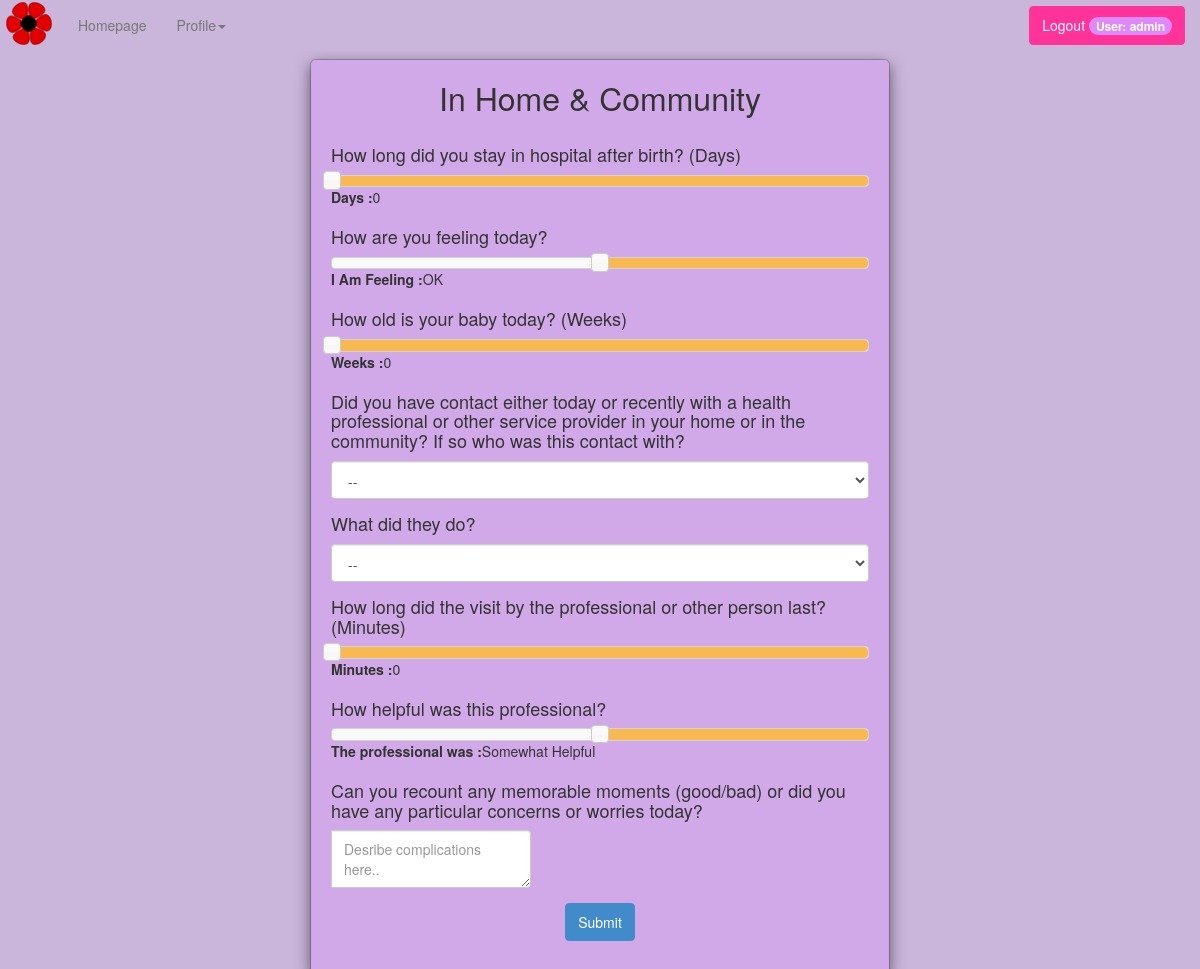
Page /at-home-in-community.php (signed in) on the committed database.
### tables this page shows
CREATE TABLE IF NOT EXISTS `question` (
  `question_id` int(11) NOT NULL AUTO_INCREMENT,
  `parent_question_id` int(11) NOT NULL,
  `text` varchar(255) NOT NULL,
  `question_order` varchar(11) NOT NULL,
  `type` enum('dropdownlist','checkbox','radio','text','textarea','slider') NOT NULL,
  `options` varchar(500) NOT NULL,
  `survey_id` int(11) NOT NULL,
  `dependant_question_order` varchar(11) NOT NULL,
  `dependant_value` varchar(255) NOT NULL,
  PRIMARY KEY (`question_id`),
  UNIQUE KEY `order` (`question_order`),
  KEY `survey_id` (`survey_id`)
);

### at-home-in-community.php (the view, shortened to what this page needs)
<?php
if (!$_SESSION["username"])
{
	header("Location: login.htm");
}
else
{
	require 'mysql-connection-open.php';
	?>
	<html>
	<head>
		<link rel="stylesheet" href="http://code.jquery.com/ui/1.11.4/themes/smoothness/jquery-ui.css">
		<link href="bootstrap/css/bootstrap.css" rel="stylesheet">
		<link href="includes/css/bootstrap-glyphicons.css" rel="stylesheet">
		<link href="includes/jquery-ui-1.11.4/jquery-ui.css" rel="stylesheet">
		<link href="includes/css/styles.css" rel="stylesheet">
	</head>
	<body class="bodyTheme">
	<?php
	$sql = "SELECT * FROM question";
	if ($result = mysqli_query($conn, $sql))
	{
		echo "<div class=\"container\" id=\"main\">"; ?>
		<div class="navbar navbar-fixed-top">
			<div class="container">
			<a class ="navbar-brand" href="homepage.php"><img src="images/Poppy.png" alt="Poppy"></a>
			<div class="nav-collapse collapse navbar-responsive-collapse">
				<ul class="nav navbar-nav">
					<li class="dropdown">
						<a href="homepage.php">Homepage</a>
					</li>
					<li class="dropdown" id="Help">
						<a href="#" class="dropdown-toggle" data-toggle="dropdown">Profile<strong class = "caret"></strong></a>
					</li>
				</ul>
				<?php
				if ($_SESSION['username'])
				{
				?>
					<form action="logout.php" class="navbar-form pull-right" method="post">
						<div class="col-md-4 text-center">
						<button class = "btn btn-poppy" type="submit" name="logout" value="Logout">Logout <span class="badge">User: <?php echo $_SESSION['username']; ?></span></button>
						</div>
					</form>
				<?php
				}
				?>
			</div>
			</div>
		</div>
		<?php
			echo "<div class=\"modal-dialog\">";
			echo "<div class=\"modal-content form-content\">";
			echo "<div class=\"modal-body\">";?>
			<form class="form col-md-12 center-block" id = "thirdForm" action ="<?php echo htmlspecialchars($_SERVER["PHP_SELF"]);?>" method="post">
			<?php
			echo "<h2 class=\"text-center heading\">In Home & Community</h2>";
			while ($row = mysqli_fetch_assoc($result))
			{
				$questionId = $row["question_id"];
				$questionText = $row["text"];
				$questionType = $row["type"];
				$surveyId = $row["survey_id"];
				if($surveyId == 3)
				{
					if ( (strcmp($questionType, 'dropdownlist') == 0) )
					{
						echo "<div class= \"form-group\">";
						echo "<h4 class = 'questionHeading'>$questionText</h4>";
	  					echo "<select id='$questionId' name='$questionId' class='form-control' required>";
	  					echo "<option value=\"\">--</option>";
						echo "</select>";
						echo "</div>";
					}
					if (strcmp($questionType, 'slider') == 0)
					{
						echo "<div class= \"form-group\">";
						echo "<h4 class = 'questionHeading'>$questionText</h4>";
							echo 		"<div class='form-group'>";
							echo			"<div class='slider' id='slider'></div>";
							echo        		"<label for='slider' class='sliderLabel'></label>";
						echo			"<output for='slider' class='sliderOutput' value = '' id='sliderOut'></output>";
							echo		"</div>";
						echo	"</div>";
					}
					if (strcmp($questionType, 'textarea') == 0)
					{
						echo "<div class= \"form-group\">";
						echo 	"<h4 class = 'questionHeading'>$questionText</h4>";
	  					echo	"<div class='row'>";
	  					echo		"<div class='col-lg-6'>";
	    				echo			"<div class='input-group divText'>";
	      				echo				"<textarea type='text'  class='form-control textArea' placeholder='Desribe complications here..' row ='3'></textarea>";
	    				echo			"</div>";
	  					echo		"</div>";
	  					echo	"</div>";
						echo "</div>";
					}
				}
			}
		}
		echo "<div class=\"form-group\">";
		echo  "<div class=\"col-md-4 text-center\">";
		echo		"<input class='btn btn-primary submit' name='submit' value='Submit' type='submit' />";
		echo	"</div>";
		echo "</div>";
		echo "</form>";
		echo "</div>";
		echo "</div>";
		echo "</div>";
		echo "</div>";
		}
	?>
    </body>
</html>

### includes/css/styles.css (style rules this page uses)
.form-content { margin-top:5%; }
.bodyTheme { background-color: #CBB6DB; }
.container { background-color: #CBB6DB; }
.navbar { background-color: #CBB6DB; }
.modal-content { background-color: #D1A9E8; }
.badge { background-color: #DE89FA; }
.heading { margin-top: -50px; padding-bottom: 20px; }
.modal-body { margin-top: 50px; }
.input-group { width: 200px; }
.navbar-brand { padding: 2px 6px; }

### rows in the picture
question: text "How long did you stay in hospital after birth? (Days)"
question: text "How are you feeling today?"
question: text "How old is your baby today? (Weeks)"
question: text "Did you have contact either today or recently with a health professional or other service provider in your home or in the community? If so who was this contact with?", question_id "--"
question: text "What did they do?", question_id "--"
question: text "How long did the visit by the professional or other person last? (Minutes)"
question: text "How helpful was this professional?"
question: text "Can you recount any memorable moments (good/bad) or did you have any particular concerns or worries today?"

### other values in the picture
$_SESSION['username'] "admin"
